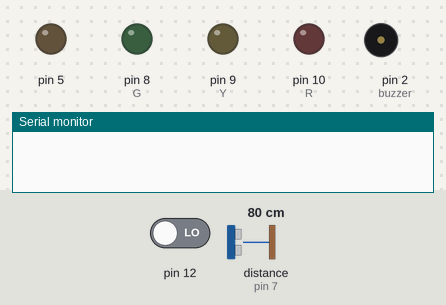
The sketch below on a simulated Arduino Uno, built with avr-gcc and run on an emulated ATmega328P. On the bench: output pins drawn as LEDs (lit = HIGH), buzzer (waves = sounding), the last lines printed to the serial monitor. Inputs (shaded band) come from the test bench; at power-on: pin 12 LOW, distance to the obstacle (sensor on pin 7) 80 cm. The echo pulse lasts 58.3 µs per cm.

Above: at 1.2 s.
1.3 s: pin 12 driven HIGH
At 3.6 s:
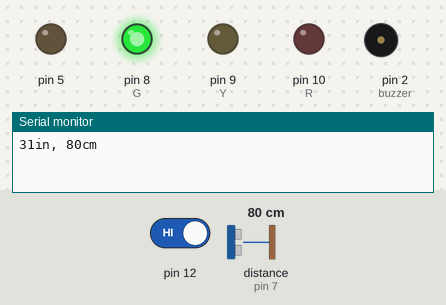
3.9 s: distance to the obstacle (sensor on pin 7) set to 22 cm
6.0 s: distance to the obstacle (sensor on pin 7) set to 18 cm
At 7.9 s:
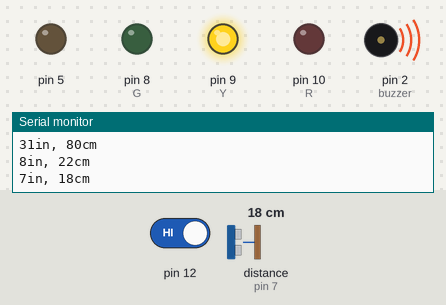
9.0 s: distance to the obstacle (sensor on pin 7) set to 12 cm
10.7 s: distance to the obstacle (sensor on pin 7) set to 9 cm
At 11.2 s:
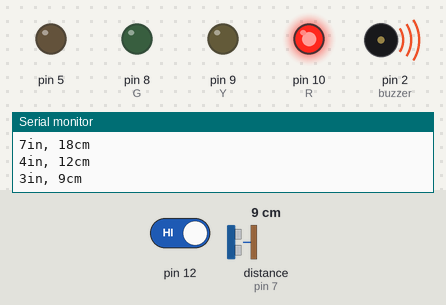
13.7 s: distance to the obstacle (sensor on pin 7) set to 35 cm
At 14.2 s:
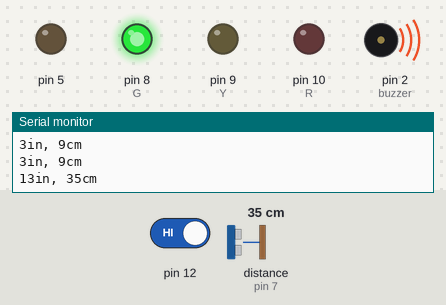
Timing chart, 0 to 17.3 s (numbered marks = the images above; inputs shaded):
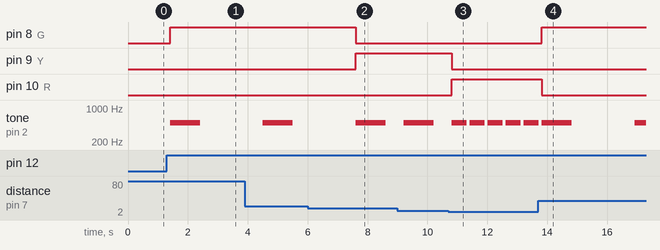

Measured:
- the behaviour switches between 21 and 20 cm on distance to the obstacle (sensor on pin 7) (found by bisection; images 1 and 2)
- the behaviour switches between 11 and 10 cm on distance to the obstacle (sensor on pin 7) (found by bisection; images 2 and 3)
- after the input at 1.3 s, pin 8 (G): LOW → HIGH after 0.11 s; tone on pin 2 (buzzer): silent → 500 Hz after 0.11 s, → silent 1.0 s later
- after the input at 6.0 s, pin 8 (G): HIGH → LOW after 1.6 s; pin 9 (Y): LOW → HIGH after 1.6 s
- after the input at 10.7 s, pin 9 (Y): HIGH → LOW after 0.11 s; pin 10 (R): LOW → HIGH after 0.11 s; tone on pin 2 (buzzer): alternates 500 Hz for 0.50 s and silent for 0.10 s, starting after 0.61 s
- after the input at 13.7 s, pin 8 (G): LOW → HIGH after 0.12 s; pin 10 (R): HIGH → LOW after 0.12 s

The sketch:

ultrassonico_buzzer_button_leds1.ino
```cpp
#define G 8
#define Y 9
#define R 10
int buzzer = 2;
int botao = 0;
const int pinoBuzzer = 2; //PINO DIGITAL EM QUE O BUZZER ESTÁ CONECTADO

int inches = 0;

int cm = 0;

long readUltrasonicDistance(int triggerPin, int echoPin)
{
  pinMode(triggerPin, OUTPUT);  // Clear the trigger
  digitalWrite(triggerPin, LOW);
  delayMicroseconds(2);
  // Sets the trigger pin to HIGH state for 10 microseconds
  digitalWrite(triggerPin, HIGH);
  delayMicroseconds(10);
  digitalWrite(triggerPin, LOW);
  pinMode(echoPin, INPUT);
  // Reads the echo pin, and returns the sound wave travel time in microseconds
  return pulseIn(echoPin, HIGH);
}

void setup()
{
  Serial.begin(9600);
  pinMode(R, OUTPUT);
  pinMode(Y, OUTPUT);
  pinMode(G, OUTPUT);
  pinMode(12, INPUT);
  pinMode(buzzer, OUTPUT);


}

void loop()
{


  botao = digitalRead(12);

  if(botao == HIGH)
  {
  // measure the ping time in cm
  cm = 0.01723 * readUltrasonicDistance(5, 7);
  // convert to inches by dividing by 2.54
  inches = (cm / 2.54);
  Serial.print(inches);
  Serial.print("in, ");
  Serial.print(cm);
  Serial.println("cm");
  delay(100); // Wait for 100 millisecond(s)

  if (cm > 20)
  {
  digitalWrite(R, LOW);
  digitalWrite(G, HIGH);
  digitalWrite(Y, LOW);
  tone(buzzer, 500, 1000);
  delay(3000);
  noTone(buzzer);
  }
  else if (cm <= 20 && cm > 10)
  {
  digitalWrite(R, LOW);
  digitalWrite(G, LOW);
  digitalWrite(Y, HIGH);
  tone(buzzer, 500, 1000);
  delay(1500);
  noTone(buzzer);
  }
  else if (cm <= 10)
  {
  digitalWrite(R, HIGH);
  digitalWrite(Y, LOW);
  digitalWrite(G, LOW);
  tone(buzzer, 500, 1000);
  delay(500);
  noTone(buzzer);
  }
  }
  else
  {
  digitalWrite(R, LOW);
  digitalWrite(Y, LOW);
  digitalWrite(G, LOW);
  }


}
```
